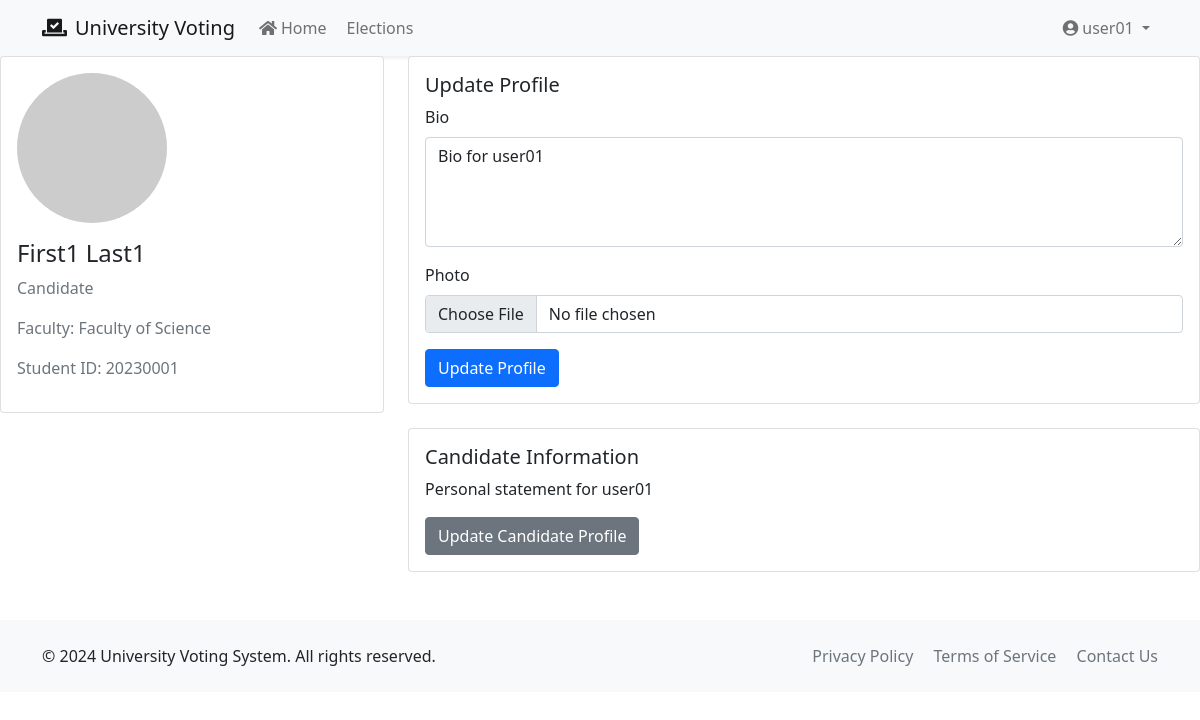
Page /accounts/profile/ (signed in) on the committed database.
### accounts/models.py (models this page shows, shortened)
class User(AbstractUser):
    ROLES = (
        ('voter', 'Voter'),
        ('candidate', 'Candidate'),
        ('admin', 'Administrator'),
    )
    role = models.CharField(max_length=20, choices=ROLES, default='voter')
    faculty = models.ForeignKey(Faculty, on_delete=models.SET_NULL, null=True, blank=True)
    student_id = models.CharField(
        max_length=20,
        unique=True,
        validators=[RegexValidator(r'^\d{8}$', 'Student ID must be 8 digits')]
    )
    phone_number = models.CharField(max_length=15, blank=True)
    is_verified = models.BooleanField(default=False)
    created_at = models.DateTimeField(auto_now_add=True)
    updated_at = models.DateTimeField(auto_now=True)
    class Meta:
        ordering = ['username']

class Faculty(models.Model):
    name = models.CharField(max_length=100)
    max_winners = models.IntegerField(default=2)
    created_at = models.DateTimeField(auto_now_add=True)
    updated_at = models.DateTimeField(auto_now=True)
    class Meta:
        verbose_name_plural = "Faculties"

class Profile(models.Model):
    user = models.OneToOneField(User, on_delete=models.CASCADE)
    bio = models.TextField(max_length=500, blank=True)
    photo = models.ImageField(upload_to='profile_photos/', blank=True)
    personal_statement = models.TextField(max_length=1000, blank=True)
    campaign_promises = models.TextField(max_length=2000, blank=True)
    is_general_candidate = models.BooleanField(default=False)

### accounts/views.py (the view)
# urls.py: path('profile/', views.profile_view, name='profile'),
@login_required
def profile_view(request):
    try:
        if request.method == 'POST':
            form = ProfileUpdateForm(request.POST, request.FILES, instance=request.user.profile)
            if form.is_valid():
                form.save()
                messages.success(request, 'Your profile has been updated!')
                return redirect('profile')
        else:
            form = ProfileUpdateForm(instance=request.user.profile)
        context = {
            'form': form,
            'user': request.user
        }
        return render(request, 'accounts/profile.html', context)
    except Exception as e:
        logger.error(f"Error in profile_view: {str(e)}\n{traceback.format_exc()}")
        messages.error(request, "An error occurred while updating your profile.")
        return redirect('profile')

### accounts/forms.py
class ProfileUpdateForm(forms.ModelForm):
    class Meta:
        model = Profile
        fields = ['bio', 'photo']
        widgets = {
            'bio': forms.Textarea(attrs={'rows': 4}),
        }

### templates/accounts/profile.html (shortened to what this page needs)
{% extends 'base.html' %}
{% load crispy_forms_tags %}
{% block content %}
<div class="row">
    <div class="col-md-4">
        <div class="card">
            <div class="card-body">
                {% if user.profile.photo %}
                    <img src="{{ user.profile.photo.url }}" alt="Profile Photo" class="img-fluid rounded-circle mb-3">
                {% else %}
                    <img src="https://via.placeholder.com/150" alt="Default Profile" class="img-fluid rounded-circle mb-3">
                {% endif %}
                <h4 class="card-title">{{ user.get_full_name|default:user.username }}</h4>
                <p class="text-muted">{{ user.get_role_display }}</p>
                <p class="text-muted">Faculty: {{ user.faculty.name }}</p>
                <p class="text-muted">Student ID: {{ user.student_id }}</p>
            </div>
        </div>
    </div>
    <div class="col-md-8">
        <div class="card">
            <div class="card-body">
                <h5 class="card-title">Update Profile</h5>
                <form method="post" enctype="multipart/form-data">
                    {{ form|crispy }}
                    <button type="submit" class="btn btn-primary">Update Profile</button>
                </form>
            </div>
        </div>
        {% if user.role == 'candidate' %}
        <div class="card mt-4">
            <div class="card-body">
                <h5 class="card-title">Candidate Information</h5>
                <p>{{ user.profile.personal_statement }}</p>
                <a href="{% url 'accounts:candidate_profile' %}" class="btn btn-secondary">
                    Update Candidate Profile
                </a>
            </div>
        </div>
        {% endif %}
    </div>
</div>
{% endblock %}

### templates/base.html (shortened to what this page needs)
{% load static %}
<!DOCTYPE html>
<html lang="en">
<head>
    <link href="https://cdn.jsdelivr.net/npm/bootstrap@5.1.3/dist/css/bootstrap.min.css" rel="stylesheet">
    <link rel="stylesheet" href="https://cdnjs.cloudflare.com/ajax/libs/font-awesome/5.15.4/css/all.min.css">
    <link rel="stylesheet" href="{% static 'css/auth.css' %}">
</head>
<body>
    <nav class="navbar navbar-expand-lg navbar-light bg-light shadow-sm">
        <div class="container">
            <a class="navbar-brand" href="{% url 'home' %}">
                <i class="fas fa-vote-yea me-2"></i>University Voting
            </a>
            <div class="collapse navbar-collapse" id="navbarNav">
                <ul class="navbar-nav me-auto">
                    <li class="nav-item">
                        <a class="nav-link" href="{% url 'home' %}">
                            <i class="fas fa-home me-1"></i>Home
                        </a>
                    </li>
                    {% if user.is_authenticated %}
                    <li class="nav-item">
                        <a class="nav-link" href="#">
                            Elections
                        </a>
                    </li>
                    {% endif %}
                </ul>
                <ul class="navbar-nav">
                    {% if user.is_authenticated %}
                    <li class="nav-item dropdown">
                        <a class="nav-link dropdown-toggle" href="#" id="userDropdown" role="button" data-bs-toggle="dropdown">
                            <i class="fas fa-user-circle me-1"></i>{{ user.username }}
                        </a>
                    </li>
                    {% endif %}
                </ul>
            </div>
        </div>
    </nav>
    <main class="flex-grow-1">
        {% block content %}{% endblock %}
    </main>
    <footer class="bg-light py-4 mt-5">
        <div class="container">
            <div class="row">
                <div class="col-md-6 text-center text-md-start">
                    <p class="mb-0">&copy; {% now "Y" %} University Voting System. All rights reserved.</p>
                </div>
                <div class="col-md-6 text-center text-md-end">
                    <a href="#" class="text-decoration-none text-muted me-3">Privacy Policy</a>
                    <a href="#" class="text-decoration-none text-muted me-3">Terms of Service</a>
                    <a href="#" class="text-decoration-none text-muted">Contact Us</a>
                </div>
            </div>
        </div>
    </footer>
</body>
</html>

### rows in the picture
User: username "user01", get_full_name "First1 Last1", role "Candidate", faculty.name "Faculty of Science", student_id "20230001", profile.personal_statement "Personal statement for user01"
Profile: bio "Bio for user01"
